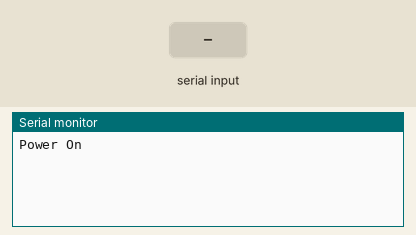
A sketch run on a simulated Arduino Uno, built with avr-gcc and run on an emulated ATmega328P. Shown: the last lines printed to the serial monitor. The test bench sets the inputs (shaded band).

Above: at 1.2 s.
1.3 s: "1" received over Serial
At 2.1 s:
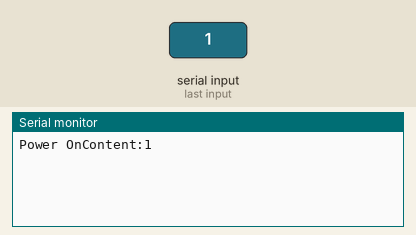
2.8 s: "0" received over Serial
At 3.3 s:
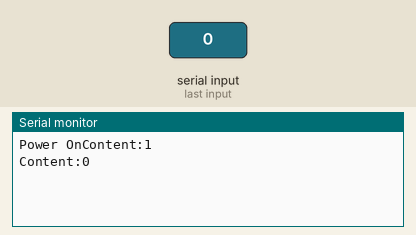
4.3 s: "2" received over Serial
At 5.6 s:
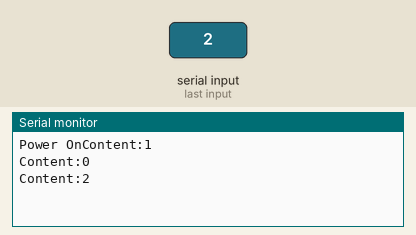

Measured:
- after the input at 1.3 s, the serial monitor: prints a new line at once (image 1)
- after the input at 2.8 s, the serial monitor: prints a new line at once (image 2)
- after the input at 4.3 s, the serial monitor: prints a new line at once (image 3)

The sketch:

SimpleIO.ino
```cpp
void setup() {
    Serial.begin(9600);
    Serial.write("Power On");
}

void loop() {
  String content = "";
  char character;
  while(Serial.available()) {
      character = Serial.read();
      content.concat(character);
      delay(10); //Allow to buffer
  }
  if (content != "") {
    Serial.println("Content:" + content);
  }

}
```
